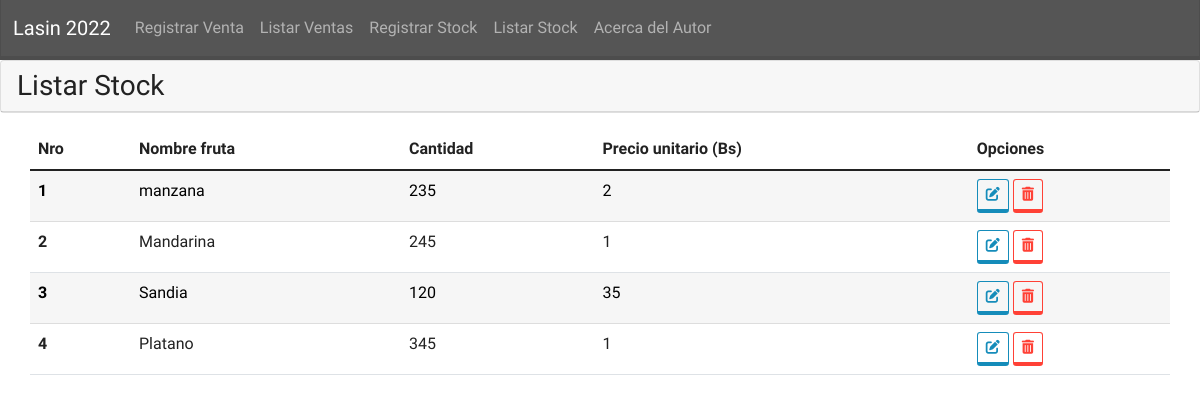
The page /listarstock.php on the database as committed earlier.
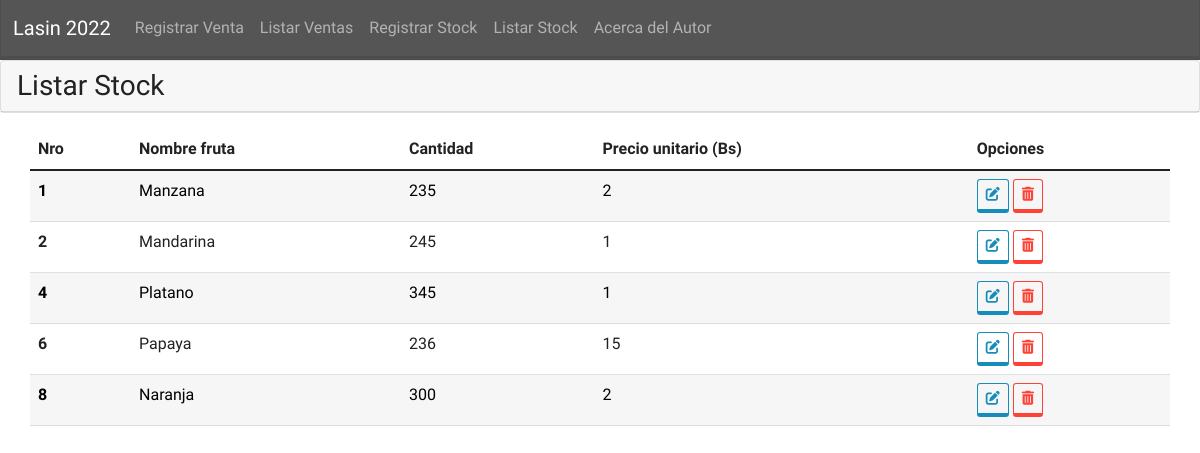
The same page on the database as committed later.
### tables this page shows
CREATE TABLE `stock` (
  `idstock` int(11) NOT NULL,
  `nombre` varchar(40) NOT NULL,
  `cantidad` int(5) NOT NULL,
  `preciounitario` int(5) NOT NULL
);

### listarstock.php (the view, shortened to what this page needs)
<?php
include 'templates/cabecera.php';
include "conecciones/conn.php"; ?>
<div class="card mb-3">
  <h3 class="card-header">Listar Stock</h3>
</div>
<table class="table table-hover container">
  <thead>
    <tr>
      <th scope="col">Nro</th>
      <th scope="col">Nombre fruta</th>
      <th scope="col">Cantidad</th>
      <th scope="col">Precio unitario (Bs)</th>
      <th scope="col">Opciones</th>
    </tr>
  </thead>
  <tbody>
    <?php
    if ($conn) {
      $query = "SELECT * FROM stock";
      $res = $conn->query($query);
      $ojo = 1;
      if ($res) {
        foreach ($res as $row) {
          if ($ojo == 1) {
            echo "<tr class='table-light'>";
          } else {
            echo "<tr>";
          }
          echo "<th scope='row'>" . $row["idstock"] . "</th><td>" . $row["nombre"] . "</td><td>" . $row["cantidad"]  . "</td><td>" . $row["preciounitario"] . "</td>"
            . "<td><a class='btn btn-outline-primary btn-sm' href='modificarstock.php?id=" . $row["idstock"] . "'><i class='fa-solid fa-pen-to-square'></i></a>
            <a class='btn btn-outline-danger btn-sm' href='conecciones/stock_ABM.php?baja=".$row["idstock"]."'><i class='fa-solid fa-trash-can'></i></a></td>"."</tr>";
          $ojo *= -1;
        }
      }
    } else {
      die("No hay conexión " . mysqli_connect_errno());
    }
    ?>
  </tbody>
</table>
</body>
</html>

### templates/cabecera.php (shortened to what this page needs)
<!DOCTYPE html>
<html lang="en">
<head>
    <link rel="stylesheet" href="./css/bootstrap.min.css"/>
    <link href="./assets/fontawesome/css/all.css" rel="stylesheet"/>
</head>
<body >
<nav class="navbar navbar-expand-lg navbar-dark bg-dark">
    <div class="container-fluid">
        <a class="navbar-brand" href="#">Lasin 2022</a>
        <div class="collapse navbar-collapse" id="navbarColor02">
            <ul class="navbar-nav me-auto">
                <li class="nav-item">
                    <a class="nav-link" href="registrarventa.php">Registrar Venta
                    </a>
                </li>
                <li class="nav-item">
                    <a class="nav-link" href="listarventas.php">Listar Ventas</a>
                </li>
                <li class="nav-item">
                    <a class="nav-link" href="registrarstock.php">Registrar Stock</a>
                </li>
                <li class="nav-item">
                    <a class="nav-link" href="listarstock.php">Listar Stock</a>
                </li>
                <li class="nav-item">
                    <a class="nav-link" href="acercaautor.php">Acerca del Autor</a>
                </li>
            </ul>
        </div>
    </div>
</nav>

Rows that differ between the two databases and show on the page:
removed stock: idstock "3", nombre "Sandia", cantidad "120", preciounitario "35"
changed stock id 1: nombre "manzana" → "Manzana"
added stock: idstock "6", nombre "Papaya", cantidad "236", preciounitario "15"
added stock: idstock "8", nombre "Naranja", cantidad "300", preciounitario "2"
